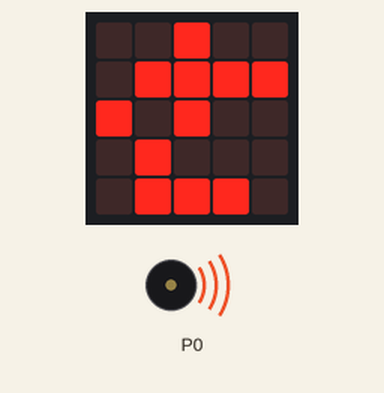
This program was run on a simulated BBC micro:bit (MakeCode). Shown: the board's 5×5 LED display, buzzer (waves = sounding).

Above: at 0.58 s.
At 1.0 s:
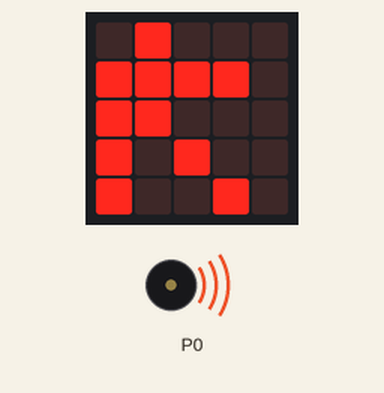
At 1.8 s:
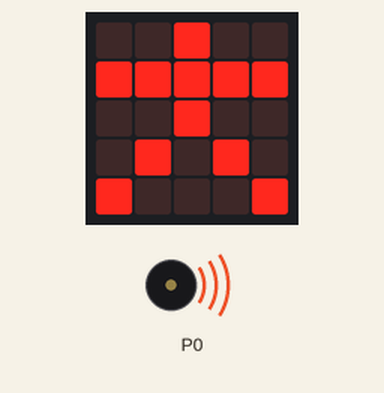
At 3.81 s:
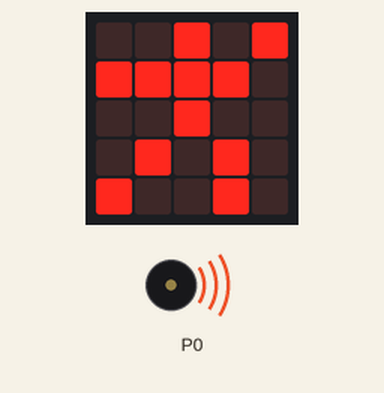
Timing chart, 0 to 40.0 s (numbered marks = the images above):
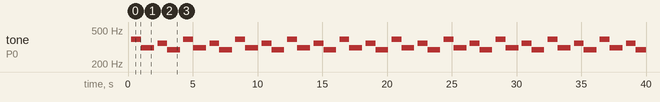

Measured:
- by itself, tone on P0: repeats every 4.0 s: 311 Hz 1.0 s, silent 0.26 s, 349 Hz 0.77 s, 294 Hz 0.97 s, silent 0.26 s, 392 Hz 0.77 s
- what the display in image 0 shows lasts 0.4 s, from 0.4 s to 0.8 s

The program:

main.ts
```typescript
basic.forever(function () {
    music._playDefaultBackground(music.builtInPlayableMelody(Melodies.Dadadadum), music.PlaybackMode.InBackground)
    basic.showLeds(`
        . . . # .
        . . # # #
        . . . # .
        . . . # .
        . . # # .
        `)
    basic.showLeds(`
        . . # . .
        . # # # #
        # . # . .
        . # . . .
        . # # # .
        `)
    basic.showLeds(`
        . # . . .
        # # # # .
        # # . . .
        # . # . .
        # . . # .
        `)
    basic.showLeds(`
        . . # . .
        # # # # .
        . . # . #
        . . . # .
        . # . # .
        `)
    basic.showLeds(`
        . . # . .
        # # # # #
        . . # . .
        . # . # .
        # . . . #
        `)
    basic.showLeds(`
        # . # . .
        . # # # #
        . . # . .
        . # . # .
        . # . . #
        `)
    basic.showLeds(`
        . . # . .
        # # # # #
        . . # . .
        . # . # .
        . # . # .
        `)
    basic.showLeds(`
        . . . . .
        . . # . .
        # # # # #
        . . # . .
        . # . # .
        `)
    basic.showLeds(`
        # . # . .
        # # # . .
        . . # . .
        . . # # .
        . . # . #
        `)
    basic.showLeds(`
        . . # . #
        # # # # .
        . . # . .
        . # . # .
        # . . # .
        `)
})
```

test.ts
```typescript
// testes vão aqui; isto não será compilado quando este pacote for usado como uma extensão.
```
